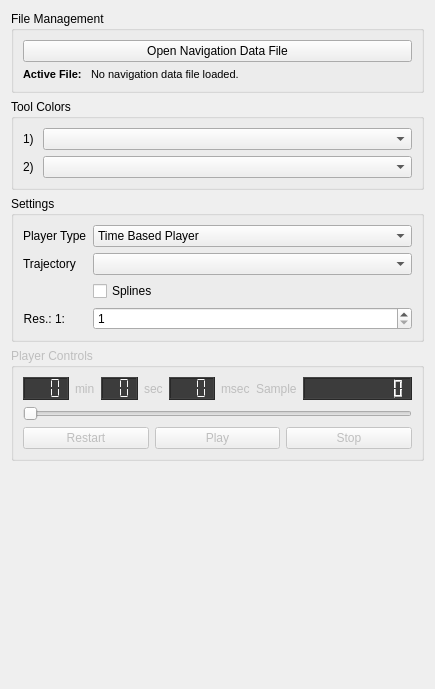
<?xml version="1.0" encoding="UTF-8"?>
<ui version="4.0">
 <class>QmitkIGTPlayerWidgetControls</class>
 <widget class="QWidget" name="QmitkIGTPlayerWidgetControls">
  <property name="geometry">
   <rect>
    <x>0</x>
    <y>0</y>
    <width>424</width>
    <height>689</height>
   </rect>
  </property>
  <property name="sizePolicy">
   <sizepolicy hsizetype="Preferred" vsizetype="Preferred">
    <horstretch>0</horstretch>
    <verstretch>0</verstretch>
   </sizepolicy>
  </property>
  <property name="windowTitle">
   <string>Form</string>
  </property>
  <layout class="QVBoxLayout" name="verticalLayout_3">
   <item>
    <widget class="QGroupBox" name="m_FileManagementToolBox">
     <property name="title">
      <string>File Management</string>
     </property>
     <layout class="QVBoxLayout" name="verticalLayout_4">
      <item>
       <widget class="QPushButton" name="m_OpenFileButton">
        <property name="text">
         <string>Open Navigation Data File</string>
        </property>
       </widget>
      </item>
      <item>
       <layout class="QHBoxLayout" name="m_ActiveFileLayout">
        <item>
         <widget class="QLabel" name="m_ActiveFileFixedLabel">
          <property name="sizePolicy">
           <sizepolicy hsizetype="Fixed" vsizetype="Preferred">
            <horstretch>0</horstretch>
            <verstretch>0</verstretch>
           </sizepolicy>
          </property>
          <property name="font">
           <font>
            <pointsize>8</pointsize>
            <weight>75</weight>
            <bold>true</bold>
           </font>
          </property>
          <property name="text">
           <string>Active File: </string>
          </property>
         </widget>
        </item>
        <item>
         <widget class="QLabel" name="m_ActiveFileLabel">
          <property name="font">
           <font>
            <pointsize>8</pointsize>
           </font>
          </property>
          <property name="text">
           <string>No navigation data file loaded.</string>
          </property>
         </widget>
        </item>
       </layout>
      </item>
     </layout>
    </widget>
   </item>
   <item>
    <widget class="QGroupBox" name="m_ToolColorsGroupBox">
     <property name="title">
      <string>Tool Colors</string>
     </property>
     <layout class="QVBoxLayout" name="verticalLayout_2">
      <item>
       <layout class="QHBoxLayout" name="horizontalLayout_2">
        <item>
         <widget class="QLabel" name="label_5">
          <property name="sizePolicy">
           <sizepolicy hsizetype="Fixed" vsizetype="Preferred">
            <horstretch>0</horstretch>
            <verstretch>0</verstretch>
           </sizepolicy>
          </property>
          <property name="text">
           <string>1) </string>
          </property>
         </widget>
        </item>
        <item>
         <widget class="QComboBox" name="comboBox_2"/>
        </item>
       </layout>
      </item>
      <item>
       <layout class="QHBoxLayout" name="horizontalLayout_4">
        <item>
         <widget class="QLabel" name="label_6">
          <property name="sizePolicy">
           <sizepolicy hsizetype="Fixed" vsizetype="Preferred">
            <horstretch>0</horstretch>
            <verstretch>0</verstretch>
           </sizepolicy>
          </property>
          <property name="text">
           <string>2) </string>
          </property>
         </widget>
        </item>
        <item>
         <widget class="QComboBox" name="comboBox_3"/>
        </item>
       </layout>
      </item>
     </layout>
    </widget>
   </item>
   <item>
    <widget class="QGroupBox" name="m_PlayerSettingsGroupBox">
     <property name="enabled">
      <bool>true</bool>
     </property>
     <property name="sizePolicy">
      <sizepolicy hsizetype="Preferred" vsizetype="Preferred">
       <horstretch>0</horstretch>
       <verstretch>0</verstretch>
      </sizepolicy>
     </property>
     <property name="title">
      <string>Settings</string>
     </property>
     <layout class="QFormLayout" name="formLayout">
      <property name="fieldGrowthPolicy">
       <enum>QFormLayout::AllNonFixedFieldsGrow</enum>
      </property>
      <item row="0" column="0">
       <widget class="QLabel" name="label_4">
        <property name="text">
         <string>Player Type</string>
        </property>
       </widget>
      </item>
      <item row="0" column="1">
       <widget class="QComboBox" name="comboBox">
        <item>
         <property name="text">
          <string>Time Based Player</string>
         </property>
        </item>
        <item>
         <property name="text">
          <string>Sequential Player</string>
         </property>
        </item>
       </widget>
      </item>
      <item row="1" column="0">
       <widget class="QLabel" name="label">
        <property name="sizePolicy">
         <sizepolicy hsizetype="Minimum" vsizetype="Preferred">
          <horstretch>0</horstretch>
          <verstretch>0</verstretch>
         </sizepolicy>
        </property>
        <property name="text">
         <string>Trajectory </string>
        </property>
       </widget>
      </item>
      <item row="1" column="1">
       <widget class="QComboBox" name="trajectorySelectComboBox">
        <property name="sizePolicy">
         <sizepolicy hsizetype="Minimum" vsizetype="Fixed">
          <horstretch>4</horstretch>
          <verstretch>0</verstretch>
         </sizepolicy>
        </property>
       </widget>
      </item>
      <item row="2" column="1">
       <widget class="QCheckBox" name="splineModeCheckBox">
        <property name="sizePolicy">
         <sizepolicy hsizetype="Minimum" vsizetype="Fixed">
          <horstretch>0</horstretch>
          <verstretch>0</verstretch>
         </sizepolicy>
        </property>
        <property name="layoutDirection">
         <enum>Qt::LeftToRight</enum>
        </property>
        <property name="text">
         <string>Splines</string>
        </property>
       </widget>
      </item>
      <item row="3" column="0">
       <widget class="QLabel" name="resolutionLabel">
        <property name="sizePolicy">
         <sizepolicy hsizetype="Preferred" vsizetype="Preferred">
          <horstretch>0</horstretch>
          <verstretch>0</verstretch>
         </sizepolicy>
        </property>
        <property name="text">
         <string>Res.: 1:</string>
        </property>
        <property name="alignment">
         <set>Qt::AlignRight|Qt::AlignTrailing|Qt::AlignVCenter</set>
        </property>
       </widget>
      </item>
      <item row="3" column="1">
       <widget class="QSpinBox" name="resolutionSpinBox">
        <property name="sizePolicy">
         <sizepolicy hsizetype="Minimum" vsizetype="Fixed">
          <horstretch>0</horstretch>
          <verstretch>0</verstretch>
         </sizepolicy>
        </property>
        <property name="minimum">
         <number>1</number>
        </property>
        <property name="maximum">
         <number>25</number>
        </property>
       </widget>
      </item>
     </layout>
    </widget>
   </item>
   <item>
    <widget class="QGroupBox" name="m_PlayerControlsGroupBox">
     <property name="enabled">
      <bool>false</bool>
     </property>
     <property name="title">
      <string>Player Controls</string>
     </property>
     <layout class="QVBoxLayout" name="verticalLayout">
      <item>
       <layout class="QGridLayout" name="gridLayout">
        <item row="1" column="0">
         <widget class="QLCDNumber" name="minLCDNumber">
          <property name="styleSheet">
           <string notr="true">background-color: rgb(60, 60, 60);
color: rgb(250, 250, 250);</string>
          </property>
          <property name="frameShadow">
           <enum>QFrame::Raised</enum>
          </property>
          <property name="numDigits">
           <number>3</number>
          </property>
          <property name="segmentStyle">
           <enum>QLCDNumber::Flat</enum>
          </property>
          <property name="intValue" stdset="0">
           <number>0</number>
          </property>
         </widget>
        </item>
        <item row="1" column="1">
         <widget class="QLabel" name="minLabel">
          <property name="text">
           <string>min</string>
          </property>
         </widget>
        </item>
        <item row="1" column="2">
         <widget class="QLCDNumber" name="secLCDNumber">
          <property name="styleSheet">
           <string notr="true">background-color: rgb(60, 60, 60);
color: rgb(250, 250, 250);</string>
          </property>
          <property name="numDigits">
           <number>2</number>
          </property>
          <property name="segmentStyle">
           <enum>QLCDNumber::Flat</enum>
          </property>
          <property name="intValue" stdset="0">
           <number>0</number>
          </property>
         </widget>
        </item>
        <item row="1" column="3">
         <widget class="QLabel" name="secLabel">
          <property name="text">
           <string>sec</string>
          </property>
         </widget>
        </item>
        <item row="1" column="4">
         <widget class="QLCDNumber" name="msecLCDNumber">
          <property name="styleSheet">
           <string notr="true">background-color: rgb(60, 60, 60);
color: rgb(250, 250, 250);</string>
          </property>
          <property name="numDigits">
           <number>3</number>
          </property>
          <property name="segmentStyle">
           <enum>QLCDNumber::Flat</enum>
          </property>
          <property name="intValue" stdset="0">
           <number>0</number>
          </property>
         </widget>
        </item>
        <item row="1" column="5">
         <widget class="QLabel" name="msecLabel">
          <property name="text">
           <string>msec</string>
          </property>
         </widget>
        </item>
        <item row="1" column="6">
         <spacer name="horizontalSpacer_3">
          <property name="orientation">
           <enum>Qt::Horizontal</enum>
          </property>
          <property name="sizeHint" stdset="0">
           <size>
            <width>40</width>
            <height>20</height>
           </size>
          </property>
         </spacer>
        </item>
        <item row="1" column="7">
         <widget class="QLabel" name="sampleLabel">
          <property name="text">
           <string>Sample</string>
          </property>
         </widget>
        </item>
        <item row="1" column="8">
         <widget class="QLCDNumber" name="sampleLCDNumber">
          <property name="sizePolicy">
           <sizepolicy hsizetype="Minimum" vsizetype="Minimum">
            <horstretch>0</horstretch>
            <verstretch>0</verstretch>
           </sizepolicy>
          </property>
          <property name="autoFillBackground">
           <bool>false</bool>
          </property>
          <property name="styleSheet">
           <string notr="true">background-color: rgb(60,60,60)</string>
          </property>
          <property name="numDigits">
           <number>10</number>
          </property>
          <property name="segmentStyle">
           <enum>QLCDNumber::Outline</enum>
          </property>
         </widget>
        </item>
       </layout>
      </item>
      <item>
       <widget class="QSlider" name="samplePositionHorizontalSlider">
        <property name="enabled">
         <bool>false</bool>
        </property>
        <property name="orientation">
         <enum>Qt::Horizontal</enum>
        </property>
       </widget>
      </item>
      <item>
       <layout class="QHBoxLayout" name="m_PlayerButtonsLayout">
        <item>
         <widget class="QPushButton" name="beginPushButton">
          <property name="sizePolicy">
           <sizepolicy hsizetype="Preferred" vsizetype="Preferred">
            <horstretch>1</horstretch>
            <verstretch>0</verstretch>
           </sizepolicy>
          </property>
          <property name="toolTip">
           <string>Restart from beginning</string>
          </property>
          <property name="text">
           <string>Restart</string>
          </property>
          <property name="icon">
           <iconset resource="../resources/IGTUI.qrc">
            <normaloff>:/IGTUI/firstframe.png</normaloff>:/IGTUI/firstframe.png</iconset>
          </property>
         </widget>
        </item>
        <item>
         <widget class="QPushButton" name="playPushButton">
          <property name="sizePolicy">
           <sizepolicy hsizetype="Preferred" vsizetype="Preferred">
            <horstretch>1</horstretch>
            <verstretch>0</verstretch>
           </sizepolicy>
          </property>
          <property name="toolTip">
           <string>Play at normal speed</string>
          </property>
          <property name="text">
           <string>Play</string>
          </property>
          <property name="icon">
           <iconset resource="../resources/IGTUI.qrc">
            <normaloff>:/IGTUI/play.png</normaloff>
            <activeon>:/IGTUI/pause.png</activeon>:/IGTUI/play.png</iconset>
          </property>
          <property name="iconSize">
           <size>
            <width>16</width>
            <height>16</height>
           </size>
          </property>
          <property name="checkable">
           <bool>true</bool>
          </property>
          <property name="checked">
           <bool>false</bool>
          </property>
         </widget>
        </item>
        <item>
         <widget class="QPushButton" name="stopPushButton">
          <property name="sizePolicy">
           <sizepolicy hsizetype="Preferred" vsizetype="Preferred">
            <horstretch>1</horstretch>
            <verstretch>0</verstretch>
           </sizepolicy>
          </property>
          <property name="toolTip">
           <string>Stop playing</string>
          </property>
          <property name="text">
           <string>Stop</string>
          </property>
          <property name="icon">
           <iconset resource="../resources/IGTUI.qrc">
            <normaloff>:/IGTUI/stop.png</normaloff>:/IGTUI/stop.png</iconset>
          </property>
         </widget>
        </item>
       </layout>
      </item>
     </layout>
    </widget>
   </item>
   <item>
    <spacer name="verticalSpacer">
     <property name="orientation">
      <enum>Qt::Vertical</enum>
     </property>
     <property name="sizeHint" stdset="0">
      <size>
       <width>20</width>
       <height>40</height>
      </size>
     </property>
    </spacer>
   </item>
  </layout>
 </widget>
 <resources>
  <include location="../resources/IGTUI.qrc"/>
 </resources>
 <connections/>
</ui>
